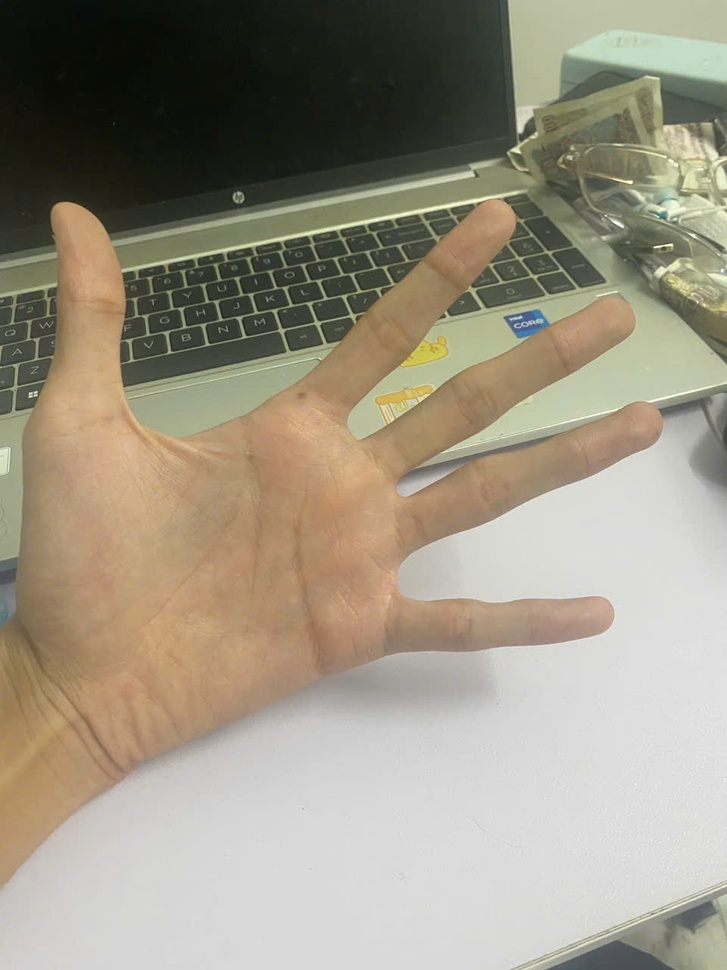
#> input picture input/weighted_average_filter.jpg, 727 x 970 px, shrunk from 960 x 1280 before the run
$ python weighted_average_filter.py
#> lines starting #> are read from the running program, lines starting #| are printed output that depends on the picture
import numpy as np
from PIL import Image

def weighted_avarage_filter(image_array,kernel):
    height,width = image_array.shape
    k_height,k_width = kernel.shape
    pad_height = k_height // 2
    pad_width = k_width // 2

    result = np.zeros_like(image_array)

    padded_image = np.pad(image_array,((pad_height,pad_height),(pad_width,pad_width)),mode='constant')

    for i in range(height):
        for j in range(width):
            region = padded_image[i:i+k_height,j:j+k_width]
            result[i,j] = np.sum(region * kernel)

    return result

img = Image.open('input/weighted_average_filter.jpg').convert('L')
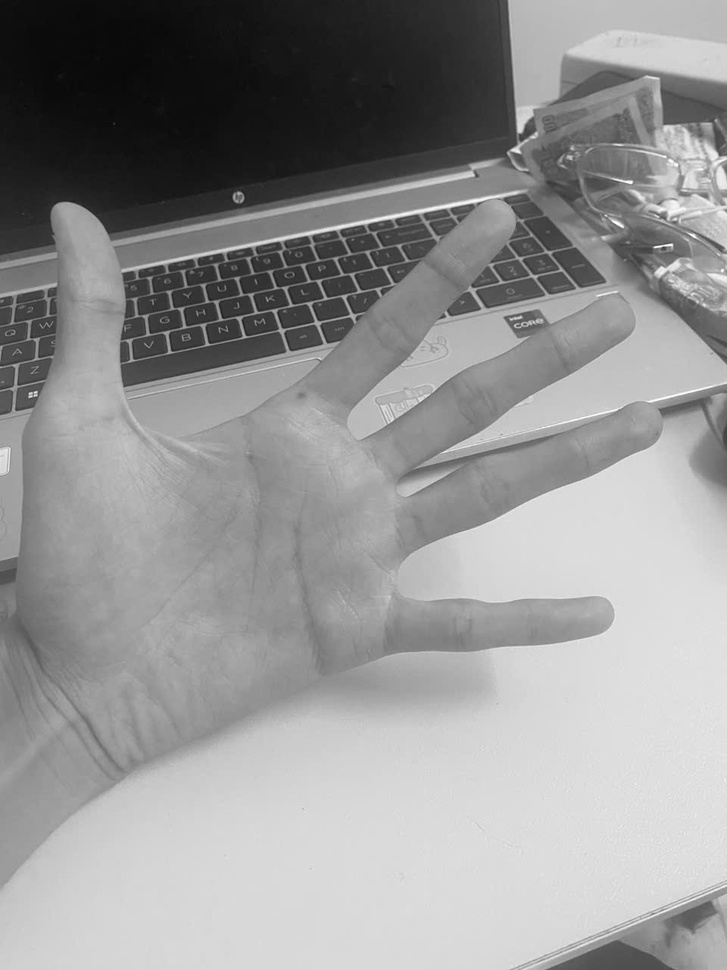
#> img: PIL image 727x970 L; min 7, max 253, mean 148
img_array = np.array(img,dtype= np.float32)

kernel = np.array([[1,2,1],
                  [2,4,2],
                  [1,2,1]])/16

filtered_img = weighted_avarage_filter(img_array,kernel)

filtered_image = Image.fromarray(filtered_img.astype(np.uint8))
filtered_image.show()
